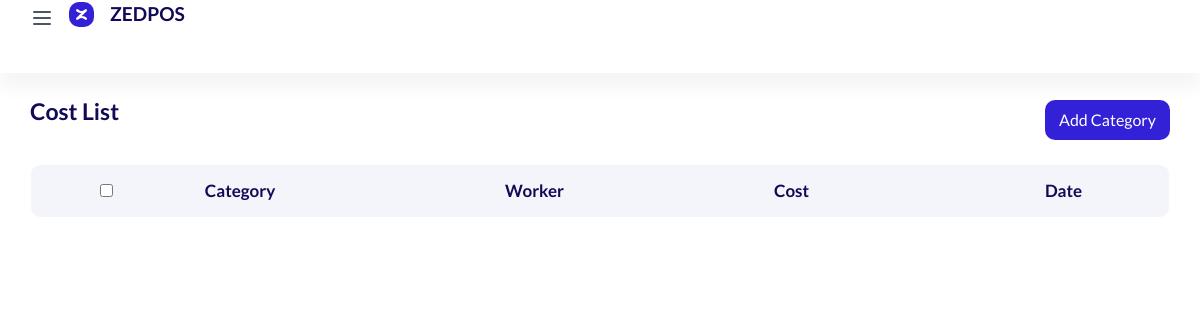
The app's page /sale/cost-list/ (signed in), older data.
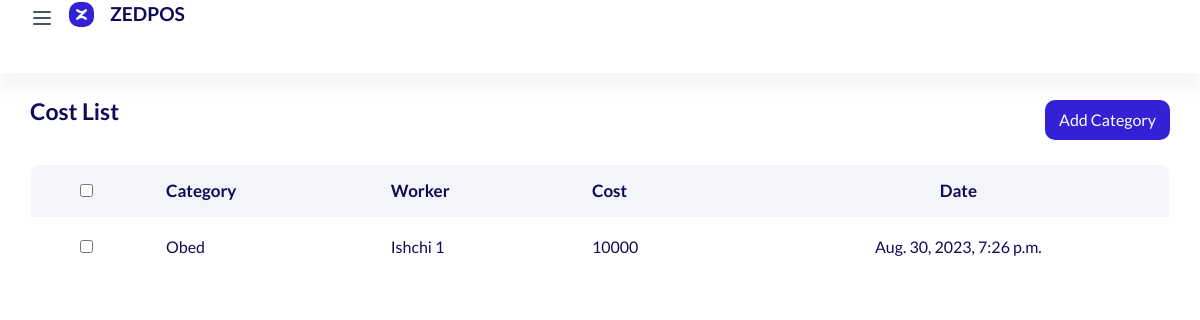
The same page, newer data.
### sell/models.py (models this page shows, shortened)
class Cost(models.Model):
    worker = models.ForeignKey(Worker, on_delete=models.CASCADE, null=True, blank=True)
    category = models.ForeignKey(CostCategory, on_delete=models.CASCADE)
    date = models.DateTimeField()
    cost = models.IntegerField()
    user = models.ForeignKey(CustomUser, on_delete=models.SET_NULL, null=True)

class CostCategory(models.Model):
    name = models.CharField(max_length=100)
    user = models.ForeignKey(CustomUser, on_delete=models.SET_NULL, null=True)
    def __str__(self):
        return self.name

### accounts/models.py (models this page shows)
class Worker(models.Model):
    first_name = models.CharField(max_length=100)
    last_name = models.CharField(max_length=100)
    ph_number = models.CharField(("Phone number"), max_length=50)
    user = models.ForeignKey(CustomUser, on_delete=models.SET_NULL, null=True)

### sell/views.py (the view)
# urls.py: path('cost-list/', cost_list),
@login_required(login_url='/accounts/login/')
def cost_list(request):
    if request.user.status == "Paid":
        data = {
            "costs": Cost.objects.filter(user=request.user)
        }
        return render(request, "sale/list-cost.html", data)
    else:
        return HttpResponse("<h1>Iltimos sayt uchun to'lov qiling. Ma'lumot uchun +998XXXXXXXXX</h1>")

### templates/sale/list-cost.html (shortened to what this page needs)
<!doctype html>
{% load static %}
<html lang="en">
  <head>
      <link rel="stylesheet" href="{% static 'assets/css/backend-plugin.min.css' %}">
      <link rel="stylesheet" href="{% static 'assets/css/backend.css' %}">
      <link rel="stylesheet" href="{% static 'assets/css/css.css' %}">
      <link rel="stylesheet" href="{% static 'assets/vendor/@fortawesome/fontawesome-free/css/all.min.css' %}">
      <link rel="stylesheet" href="{% static 'assets/vendor/line-awesome/dist/line-awesome/css/line-awesome.min.css' %}">
      <link rel="stylesheet" href="{% static 'assets/vendor/remixicon/fonts/remixicon.css' %}">  </head>
  <body class="  ">
    <div class="wrapper">
                <div class="iq-top-navbar">
          <div class="iq-navbar-custom">
              <nav class="navbar navbar-expand-lg navbar-light p-0">
                  <div class="iq-navbar-logo d-flex align-items-center justify-content-between">
                      <i class=" wrapper-menu"><?xml version="1.0" ?><svg fill="none" height="24" viewBox="0 0 24 24" width="24" xmlns="http://www.w3.org/2000/svg"><path d="M4 6H20M4 12H20M4 18H20" stroke="#4A5568" stroke-linecap="round" stroke-linejoin="round" stroke-width="2"/></svg></i>
                      <a href="../index.html" class="header-logo">
                          <img src="{% static 'zed.png' %}" class="img-fluid rounded-normal" alt="logo">
                          <h5 class="logo-title ml-3">ZEDPOS</h5>
                      </a>
                  </div>
              </nav>
          </div>
      </div>
      <div class="content-page">
     <div class="container-fluid">
        <div class="row">
            <div class="col-lg-12">
                <div class="d-flex flex-wrap flex-wrap align-items-center justify-content-between mb-4">
                    <div>
                        <h4 class="mb-3">Cost List</h4>
                    </div>
                     <a href="#" class="btn" data-toggle="modal" style="color:white;" data-target="#debt">Add Category</a>
                </div>
            </div>
            <div class="col-lg-12">
                <div class="table-responsive rounded mb-3">
                <table class="data-table table mb-0 tbl-server-info">
                    <thead class="bg-white text-uppercase">
                        <tr class="ligth ligth-data">
                            <th>
                                <div class="checkbox d-inline-block">
                                    <input type="checkbox" class="checkbox-input" id="checkbox1">
                                </div>
                            </th>
                            <th>Category</th>
                            <th>Worker</th>
                            <th>Cost</th>
                            <th>Date</th>
                        </tr>
                    </thead>
                    <tbody class="ligth-body">
                    {% for p in costs %}
                        <tr>
                            <td>
                                <div class="checkbox d-inline-block">
                                    <input type="checkbox" class="checkbox-input" id="checkbox2">
                                </div>
                            </td>
                            <td>
                                <div class="d-flex align-items-center">
                                    <div>
                                        {{ p.category }}
                                    </div>
                                </div>
                            </td>
                            <td>{{ p.worker.first_name }} {{ p.worker.last_name }}</td>
                            <td>{{ p.cost }}</td>
                            <td>{{ p.date }}</td>
                        </tr>
                    {% endfor %}
                    </tbody>
                </table>
                </div>
            </div>
        </div>
    </div>
  </body>
</html>

### static/assets/css/css.css (style rules this page uses)
:root { --main-color: #3321d7; }
.btn { background-color: var(--main-color); border: 2px solid var(--main-color); }

Row changes from the older to the newer data that the page shows:
added Cost: category "Obed", worker.first_name "Ishchi", worker.last_name "1", cost "10000", date "Aug. 30, 2023, 7:26 p.m."
